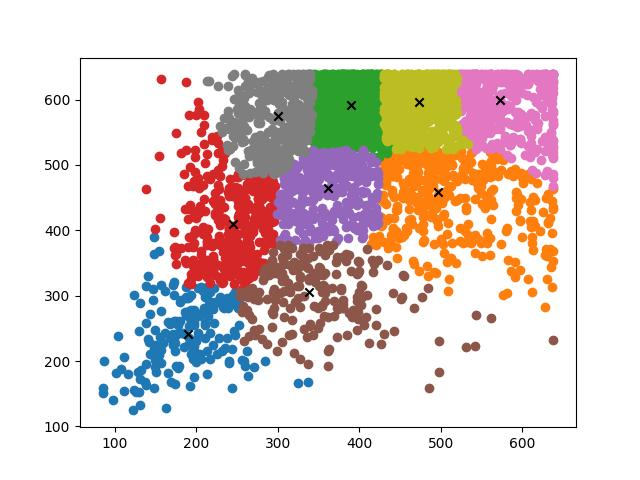

Write the Python code that produced this figure.
#-------------------------------------------------------------------------------------------------------#
#   kmeans?然???据集中的框?行聚?，但是很多?据集由于框的大小相近，聚?出?的9?框相差不大，
#   ??的框反而不利于模型的??。因?不同的特征?适合不同大小的先?框，shape越小的特征?适合越大的先?框
#   原始网?的先?框已?按大中小比例分配好了，不?行聚?也?有非常好的效果。
#-------------------------------------------------------------------------------------------------------#
from PIL import Image

import matplotlib.pyplot as plt
import numpy as np
from tqdm import tqdm

if __name__ == '__main__':
    #-------------------------------------------------------------#
    #   input_shape ?入的shape大小，一定要是32的倍?
    #-------------------------------------------------------------#
    input_shape = [640, 640]
    #-------------------------------------------------------------#
    #   anchors_num 先?框的?量
    #-------------------------------------------------------------#
    anchors_num = 9
    #-------------------------------------------------------------#
    #   train_annotation_path ???片路?和??
    #-------------------------------------------------------------#
    train_annotation_path = '2007_train.txt'

    np.random.seed(0)

    def cas_ratio(box,cluster):
        ratios_of_box_cluster = box / cluster
        ratios_of_cluster_box = cluster / box
        ratios = np.concatenate([ratios_of_box_cluster, ratios_of_cluster_box], axis = -1)
        return np.max(ratios, -1)

    def avg_ratio(box,cluster):
        return np.mean([np.min(cas_ratio(box[i],cluster)) for i in range(box.shape[0])])

    def kmeans(box,k):
        #-------------------------------------------------------------#
        #   取出一共有多少框
        #-------------------------------------------------------------#
        row = box.shape[0]
        
        #-------------------------------------------------------------#
        #   每?框各??的位置
        #-------------------------------------------------------------#
        distance = np.empty((row,k))
        
        #-------------------------------------------------------------#
        #   最后的聚?位置
        #-------------------------------------------------------------#
        last_clu = np.zeros((row,))

        np.random.seed()

        #-------------------------------------------------------------#
        #   ?机?5??聚?中心
        #-------------------------------------------------------------#
        cluster = box[np.random.choice(row,k,replace = False)]

        iter = 0
        while True:
            #-------------------------------------------------------------#
            #   ?算?前框和先?框的?高比例
            #-------------------------------------------------------------#
            for i in range(row):
                distance[i] = cas_ratio(box[i],cluster)
            
            #-------------------------------------------------------------#
            #   取出最小?
            #-------------------------------------------------------------#
            near = np.argmin(distance,axis=1)

            if (last_clu == near).all():
                break
            
            #-------------------------------------------------------------#
            #   求每一??的中位?
            #-------------------------------------------------------------#
            for j in range(k):
                cluster[j] = np.median(
                    box[near == j],axis=0)

            last_clu = near
            if iter % 5 == 0:
                print('iter: {:d}. avg_ratio:{:.2f}'.format(iter, avg_ratio(box,cluster)))
            iter += 1

        return cluster, near

    def load_data(train_annotation_path):
        #---------------------------#
        #   ?取?据集??的txt
        #---------------------------#
        with open(train_annotation_path, encoding='utf-8') as f:
            train_lines = f.readlines()

        data = []
        #-------------------------------------------------------------#
        #   ?于每一?xml都?找box
        #-------------------------------------------------------------#
        for line in tqdm(train_lines):
            line    = line.split()
            #------------------------------#
            #   ?取?像并??成RGB?像
            #------------------------------#
            image   = Image.open(line[0])
            #------------------------------#
            #   ?得?像的高?与目?高?
            #------------------------------#
            iw, ih  = image.size
            #------------------------------#
            #   ?得??框
            #------------------------------#
            boxes   = np.array([np.array(list(map(int,box.split(',')))) for box in line[1:]])
            for box in boxes:
                xmin = int(float(box[0])) / iw
                ymin = int(float(box[1])) / ih
                xmax = int(float(box[2])) / iw
                ymax = int(float(box[3])) / ih

                xmin = np.float64(xmin)
                ymin = np.float64(ymin)
                xmax = np.float64(xmax)
                ymax = np.float64(ymax)
                # 得到?高
                data.append([xmax - xmin, ymax - ymin])

        return np.array(data)
        
    #-------------------------------------------------------------#
    #   ?入所有的xml
    #   存?格式??化?比例后的width,height
    #-------------------------------------------------------------#
    print('Load xmls.')
    data = load_data(train_annotation_path)
    print('Load xmls done.')
    
    #-------------------------------------------------------------#
    #   使用k聚?算法
    #-------------------------------------------------------------#
    print('K-means boxes.')
    cluster, near   = kmeans(data, anchors_num)
    print('K-means boxes done.')
    data            = data * np.array([input_shape[1], input_shape[0]])
    cluster         = cluster * np.array([input_shape[1], input_shape[0]])

    #-------------------------------------------------------------#
    #   ??
    #-------------------------------------------------------------#
    for j in range(anchors_num):
        plt.scatter(data[near == j][:,0], data[near == j][:,1])
        plt.scatter(cluster[j][0], cluster[j][1], marker='x', c='black')
    plt.savefig("kmeans_for_anchors.jpg")
    plt.show()
    print('Save kmeans_for_anchors.jpg in root dir.')

    cluster = cluster[np.argsort(cluster[:, 0] * cluster[:, 1])]
    print('avg_ratio:{:.2f}'.format(avg_ratio(data, cluster)))
    print(cluster)

    f = open("yolo_anchors.txt", 'w')
    row = np.shape(cluster)[0]
    for i in range(row):
        if i == 0:
            x_y = "%d,%d" % (cluster[i][0], cluster[i][1])
        else:
            x_y = ", %d,%d" % (cluster[i][0], cluster[i][1])
        f.write(x_y)
    f.close()